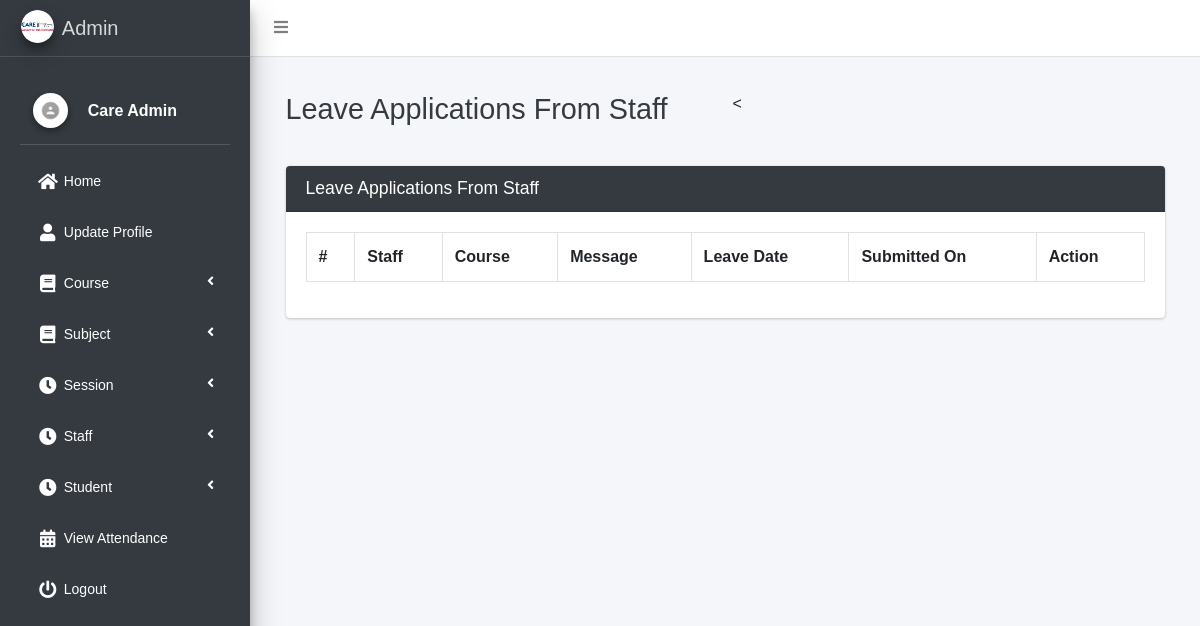
Screenshot of /staff/view/leave/ (signed in) with the database file from the repository.
### main_app/models.py (models this page shows)
class CustomUser(AbstractUser):
    USER_TYPE = ((1, "HOD"), (2, "Staff"), (3, "Student"))
    GENDER = [("M", "Male"), ("F", "Female")]
    username = None  # Removed username, using email instead
    email = models.EmailField(unique=True)
    user_type = models.CharField(default=1, choices=USER_TYPE, max_length=1)
    gender = models.CharField(max_length=1, choices=GENDER)
    profile_pic = models.ImageField()
    address = models.TextField()
    fcm_token = models.TextField(default="")  # For firebase notifications
    created_at = models.DateTimeField(auto_now_add=True)
    updated_at = models.DateTimeField(auto_now=True)
    USERNAME_FIELD = "email"
    REQUIRED_FIELDS = []
    objects = CustomUserManager()
    def __str__(self):
        return self.first_name + " " + self.last_name

### main_app/hod_views.py (the view, shortened to what this page needs)
# urls.py: path("staff/view/leave/", hod_views.view_staff_leave, name="view_staff_leave",),
@csrf_exempt
def view_staff_leave(request):
    if request.method != 'POST':
        allLeave = LeaveReportStaff.objects.all()
        context = {
            'allLeave': allLeave,
            'page_title': 'Leave Applications From Staff'
        }
        return render(request, "hod_template/staff_leave_view.html", context)

### main_app/templates/hod_template/staff_leave_view.html (shortened to what this page needs)
{% extends 'main_app/base.html' %}
{% load static %}
{% block page_title %}{{page_title}}{% endblock page_title %}
{% block content %}
<section class="content">
    <div class="container-fluid">
        <div class="row">
            <div class="col-md-12">
                <div class="card card-dark">
                    <div class="card-header">
                        <h3 class="card-title">{{page_title}}</h3>
                    </div>
                    <div class="table card-body">
                        <table class="table table-bordered table-hover">
                            <tr>
                                <th>#</th>
                                <th>Staff</th>
                                <th>Course</th>
                                <th>Message</th>
                                <th>Leave Date</th>
                                <th>Submitted On</th>
                                <th>Action</th>
                            </tr>
                        </table>
                    </div>
                    </div>
            </div>
        </div>
    </div>
</section>
{% endblock content %}

### main_app/templates/main_app/sidebar_template.html (shortened to what this page needs)
{% load static %}
<!DOCTYPE html>
<html lang="en">
<head>
</head>
<body>
    <aside class="main-sidebar sidebar-dark-info elevation-4">
    {% if request.user.user_type == '1' %}
    <a href="{% url 'admin_home' %}" class="brand-link">
        <img src="{% static 'dist/img/admin.png' %} " alt="admin"
            class="brand-image img-circle elevation-3" >
        <span class="brand-text font-weight-light">Admin</span>
    </a>
    <div class="sidebar">
        <div class="user-panel mt-3 pb-3 mb-3 d-flex">
            <div class="image">
                <img src="{{ request.user.profile_pic}}" class="img-circle elevation-2" alt="User Image">
            </div>
            <div class="info">
                <a href="#" class="d-block">{{user}}</a>
            </div>
        </div>
        <nav class="mt-2">
<ul class="nav nav-pills nav-sidebar flex-column" data-widget="treeview" role="menu" data-accordion="false">
                    <li class="nav-item">
                        <a href="{% url 'admin_home' %}" class="nav-link {% if request.path == admin_home %} active {% endif %}">
                            <i class="nav-icon fas fa-home"></i>
                            <p>Home</p>
                        </a>
                    </li>
                    <li class="nav-item">
                        <a href="{% url 'admin_view_profile' %}" class="nav-link {% if request.path == admin_view_profile %} active {% endif %}">
                            <i class="nav-icon fas fa-user"></i>
                            <p>Update Profile</p>
                        </a>
                    </li>
                    <li class="nav-item has-treeview">
                        <a href="#" class="nav-link">
                            <i class="nav-icon fas fa-book"></i>
                            <p>Course<i class="fas fa-angle-left right"></i></p>
                        </a>
                    </li>
                    <li class="nav-item has-treeview">
                        <a href="#" class="nav-link">
                            <i class="nav-icon fas fa-book"></i>
                            <p>Subject<i class="fas fa-angle-left right"></i></p>
                        </a>
                    </li>
                    <li class="nav-item has-treeview">
                        <a href="#" class="nav-link">
                            <i class="nav-icon fas fa-clock"></i>
                            <p>Session<i class="fas fa-angle-left right"></i></p>
                        </a>
                    </li>
                    <li class="nav-item has-treeview">
                        <a href="#" class="nav-link">
                            <i class="nav-icon fas fa-clock"></i>
                            <p>Staff<i class="fas fa-angle-left right"></i></p>
                        </a>
                    </li>
                                        <li class="nav-item has-treeview">
                        <a href="#" class="nav-link">
                            <i class="nav-icon fas fa-clock"></i>
                            <p>Student<i class="fas fa-angle-left right"></i></p>
                        </a>
                    </li>
                    <li class="nav-item">
                        <a href="{% url 'admin_view_attendance' %}" class="nav-link {% if request.path == admin_view_attendance %} active {% endif %}">
                            <i class="nav-icon fas fa-calendar-alt"></i>
                            <p>View Attendance</p>
                        </a>
                    </li>
                                        {% endif %}
                                        <li class="nav-item">
                                            <a href="{% url 'user_logout' %}"
                                                onclick="return confirm('Your session would be terminated.\n\nProceed?')"
                                                class="nav-link">
                                                <i class="nav-icon fas fa-power-off"></i>
                                                <p>
                                                    Logout
                                                </p>
                                            </a>
                                        </li>
                                    </ul>
                                </nav>
                            </div>
</aside>
</body>
</html>

### main_app/templates/main_app/sidebar_template.html (style rules this page uses)
body { margin: 0; font-family: Arial, sans-serif; background-color: #f4f6f9; }
.sidebar { background: #fffff; padding: 20px; height: 90vh; width: 250px; box-shadow: 0 4px 6px rgba(0, 0, 0, 0.1); }
.sidebar .nav-sidebar > .nav-item > .nav-link { color: #ffffff; border-radius: 4px; padding: 10px 15px; margin-bottom: 10px; font-size: 14px; transition: all 0.3s ease; display: flex; align-items: center; }
.sidebar .nav-icon { margin-right: 10px; font-size: 18px; }
.sidebar .nav-item.has-treeview > .nav-link .fas.fa-angle-left { margin-left: auto; }
.user-panel { display: flex; align-items: center; margin-bottom: 20px; }
.user-panel .image img { border-radius: 50%; width: 35px; height: 35px; }
.user-panel .info { margin-left: 10px; }
.user-panel .info a { font-weight: bold; color: #ffffff; }

### rows the page displays
CustomUser: user.profile_pic (picture), first_name+last_name "Care Admin"

### other values shown
{{ page_title }} "Leave Applications From Staff"
